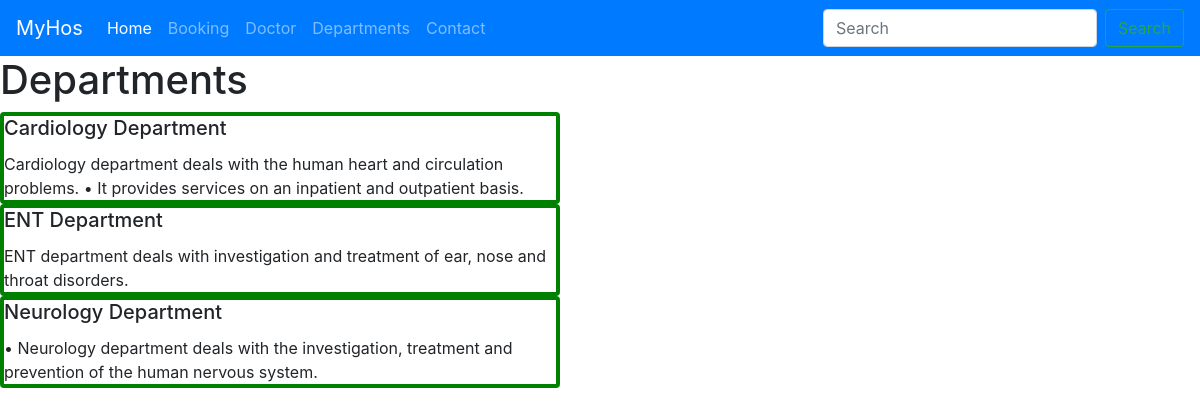
/depp, run on the app's committed database.
### home/models.py (models this page shows)
class Department(models.Model):
    depname=models.CharField(max_length=50)
    depdes=models.CharField(max_length=250)
    def __str__(self):
        return self.depname

### home/views.py (the view)
# urls.py: path('depp',views.depp,name="depp"),
def depp(request):
    depdict={
        'dep':Department.objects.all()
            }
    print(depdict.values())
    return render(request, 'departments.html',depdict)

### home/templates/departments.html (shortened to what this page needs)
{% extends 'theme.html' %}
{% block content %}
<div class ="dep">
<h1> Departments </h1>
    {% for d in dep %}
    <div class="card" style="width: 35rem";
        <div class="card-body">
          <h5 class="card-title">{{d.depname}}</h5>
          <p class="card-text">{{ d.depdes }}</p>
        </div>
      </div>
    {% endfor %}
{% endblock content %}

### home/templates/theme.html (shortened to what this page needs)
{% load static %}
<!DOCTYPE html>
<html>
    <head>
        <link rel="stylesheet" href="https://cdn.jsdelivr.net/npm/bootstrap@4.3.1/dist/css/bootstrap.min.css">    </head>
        <link rel="stylesheet" href="{%static '/css/style.css' %}">
        <body>
        <nav class="navbar navbar-expand-lg navbar-dark bg-primary">
            <a class="navbar-brand" href="\">MyHos</a>
            <div class="collapse navbar-collapse" id="navbarTogglerDemo03">
              <ul class="navbar-nav mr-auto mt-2 mt-lg-0">
                <li class="nav-item active">
                  <a class="nav-link" href="\">Home <span class="sr-only">(current)</span></a>
                </li>
                <li class="nav-item">
                  <a class="nav-link" href="booking">Booking</a>
                </li>
                <li class="nav-item">
                    <a class="nav-link" href="doctors">Doctor</a>
                  </li>
                  <li class="nav-item">
                    <a class="nav-link" href="depp">Departments</a>
                  </li>
                  <li class="nav-item">
                    <a class="nav-link" href="contact">Contact</a>
                  </li>
              </ul>
              <form class="form-inline my-2 my-lg-0">
                <input class="form-control mr-sm-2" type="search" placeholder="Search" aria-label="Search">
                <button class="btn btn-outline-success my-2 my-sm-0" type="submit">Search</button>
              </form>
            </div>
          </nav>
        {% block content %}
        {% endblock content %}
    </body>
</html>

### static/css/style.css (style rules this page uses)
.card { border: solid green 4px; }

### data on the page
Department: depname "Cardiology Department", depdes "Cardiology department deals with the human heart and circulation problems. • It provides services on an inpatient and outpatient basis."
Department: depname "ENT Department", depdes "ENT department deals with investigation and treatment of ear, nose and throat disorders."
Department: depname "Neurology Department", depdes "• Neurology department deals with the investigation, treatment and prevention of the human nervous system."
